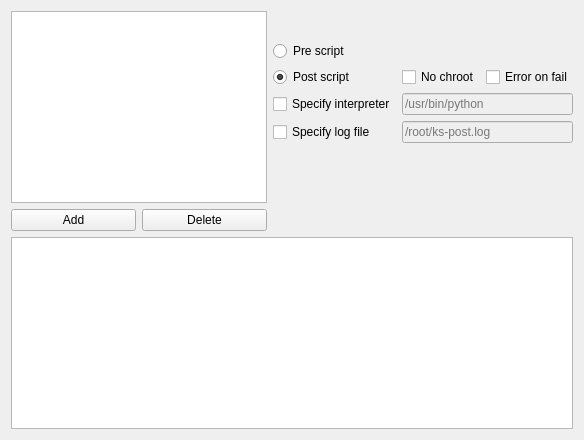
          <widget class="QWidget" name="kickstartScriptsTab">
           <attribute name="title">
            <string>Scripts</string>
           </attribute>
           <layout class="QGridLayout" name="gridLayout_5">
            <item row="0" column="0" rowspan="7" colspan="2">
             <widget class="QListWidget" name="kickstartScriptsListWidget"/>
            </item>
            <item row="2" column="2">
             <widget class="QRadioButton" name="postScriptRadioButton">
              <property name="text">
               <string>Post script</string>
              </property>
              <property name="checked">
               <bool>true</bool>
              </property>
             </widget>
            </item>
            <item row="8" column="0" colspan="5">
             <widget class="QPlainTextEdit" name="kickstartScriptsTextEdit"/>
            </item>
            <item row="2" column="3">
             <widget class="QCheckBox" name="noChrootCheckBox">
              <property name="text">
               <string>No chroot</string>
              </property>
             </widget>
            </item>
            <item row="3" column="3" colspan="2">
             <widget class="QLineEdit" name="interpreterLineEdit">
              <property name="enabled">
               <bool>false</bool>
              </property>
              <property name="placeholderText">
               <string>/usr/bin/python</string>
              </property>
             </widget>
            </item>
            <item row="4" column="3" colspan="2">
             <widget class="QLineEdit" name="logLineEdit">
              <property name="enabled">
               <bool>false</bool>
              </property>
              <property name="placeholderText">
               <string>/root/ks-post.log</string>
              </property>
             </widget>
            </item>
            <item row="2" column="4">
             <widget class="QCheckBox" name="errorOnFailCheckBox">
              <property name="text">
               <string>Error on fail</string>
              </property>
             </widget>
            </item>
            <item row="1" column="2">
             <widget class="QRadioButton" name="preScriptRadioButton">
              <property name="text">
               <string>Pre script</string>
              </property>
             </widget>
            </item>
            <item row="7" column="1">
             <widget class="QPushButton" name="deleteScriptButton">
              <property name="text">
               <string>Delete</string>
              </property>
             </widget>
            </item>
            <item row="7" column="0">
             <widget class="QPushButton" name="addScriptButton">
              <property name="text">
               <string>Add</string>
              </property>
             </widget>
            </item>
            <item row="3" column="2">
             <widget class="QCheckBox" name="specifyInterpreterCheckBox">
              <property name="text">
               <string>Specify interpreter</string>
              </property>
             </widget>
            </item>
            <item row="4" column="2">
             <widget class="QCheckBox" name="specifyLogFileCheckBox">
              <property name="text">
               <string>Specify log file</string>
              </property>
             </widget>
            </item>
           </layout>
          </widget>
